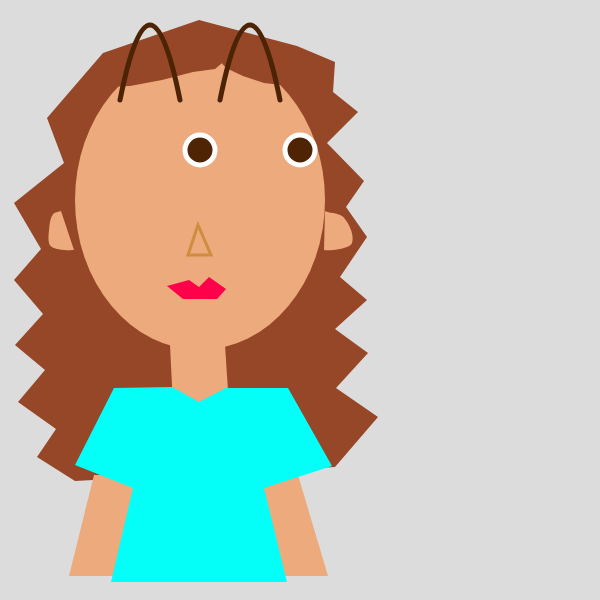
Frame 1 (no input)
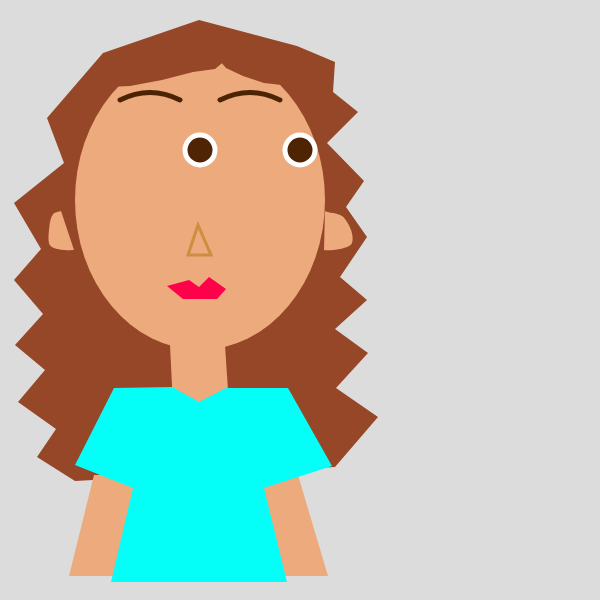
Frame 60 (no input)
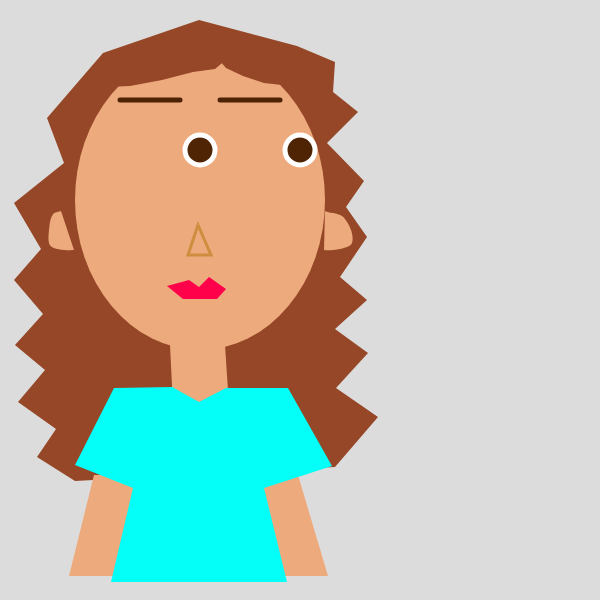
Frame 120 (the mouse pressed at the canvas centre since frame 60)

The p5.js sketch that drew these frames (run headless with seeded random() and noise() and a simulated clock; from frame 60 on, the mouse is pressed at the canvas centre):

// p5.js sketch
// ── sketch.js
let x = 100;
let y = 80;
let eyeX1 = 200;
let eyeX2 = 250;
let eyeY = 150;
let mouthY = 300;
let d = 0;
let mw = 10;
let brow = 0;

function setup() {
  createCanvas(600, 600);
}

function draw() {
  background(220);
  
  //cabello
  noStroke()
  fill(150,71,39)
  beginShape()
  vertex(199, 20) 
vertex(103, 53) 
vertex(47, 118) 
vertex(64, 163) 
vertex(14, 203) 
vertex(41, 249) 
vertex(14, 280) 
vertex(43, 314) 
vertex(15, 345) 
vertex(45, 370) 
vertex(18, 402) 
vertex(56, 429) 
vertex(37, 457) 
vertex(75, 481) 
vertex(335, 467) 
vertex(378, 417) 
vertex(336, 388) 
vertex(368, 353) 
vertex(335, 329) 
vertex(367, 300) 
vertex(340, 277) 
vertex(367, 237) 
vertex(346, 207) 
vertex(364, 181) 
vertex(327, 143) 
vertex(358, 112) 
vertex(333, 92) 
vertex(335, 62) 
vertex(297, 46) 
  endShape()
  
 
  
  //cara
  noStroke()
  fill(237,170,124)
  ellipse(200,200,250,300)
  
   //flequillo
  noStroke()
  fill(150,71,39)
  beginShape()
  vertex(212, 52) 
vertex(226, 68) 
vertex(243, 76) 
vertex(264, 83) 
vertex(291, 86) 
vertex(296, 61) 
vertex(268, 46) 
vertex(216, 29) 
vertex(186, 32) 
vertex(146, 46) 
vertex(111, 61) 
vertex(107, 87) 
vertex(130, 86) 
vertex(162, 80) 
vertex(193, 72) 
vertex(215, 69) 
vertex(228, 58) 
  endShape()
  
   //cuello
  noStroke()
  fill(237,170,124)
  beginShape();
  vertex(170, 345) 
  vertex(173, 406) 
  vertex(229, 406) 
  vertex(225, 345)
  endShape()
  
  //brazos
  noStroke()
  fill(237,170,124)
  beginShape();
  vertex(94, 475) 
vertex(69, 576) 
vertex(328, 576) 
vertex(298, 475)
  endShape()
  
  //cuerpo
  noStroke()
  fill(4,272,248)
  beginShape()
  vertex(174, 388) 
vertex(199, 402) 
vertex(226, 388) 
vertex(288, 388) 
vertex(332, 466) 
vertex(264, 488) 
vertex(287, 582) 
vertex(111, 582) 
vertex(133, 488) 
vertex(75, 465) 
vertex(114, 388) 
vertex(173, 387) 
  endShape()
 
  
  
   //eyes
  fill(78,36,5);
  stroke(255);
  strokeWeight(5);
  ellipse(eyeX1, eyeY, 30);
  ellipse(eyeX1 + 100, eyeY, 30);
  
   noFill();
  stroke(77,35,5);
  bezier(120, 100, 140, brow, 160, brow, 180, 100);
  bezier(220, 100, 240, brow, 260, brow, 280, 100);
  if (mouseY < 150) {
    brow = 90;
  } else {
    brow = 100;
  }

  if (mouseX > 120 && mouseX < 180) {
    eyeX1 = mouseX;
  } else {
    eyeX1 = eyeX1;
  }

  if (mouseY < 200 && mouseY > 150) {
    eyeY = mouseY;
  } else {
    eyeY = eyeY;
  }

  //nariz
   fill(237,170,124);
  stroke(206,141,63)
  strokeWeight(3)
  beginShape(TRIANGLES);
vertex(198, 225);
vertex(211, 255);
vertex(188, 255);
  endShape();
  
  //Labios
  fill (255,0,75);
  noStroke();
  beginShape()
vertex(189, 280) 
vertex(199, 287) 
vertex(209, 277) 
vertex(226, 289) 
vertex(217, 299) 
vertex(183, 299) 
vertex(167, 286)
  endShape()
  //ellipse(196,288,80,8); 
  
  //orejas izquierda
  fill(237,170,124)
  beginShape();
  curveVertex(320, 203) 
  curveVertex(325, 211)
  curveVertex(342, 216)
  curveVertex(351, 230) 
  curveVertex(352, 243) 
  curveVertex(344, 248) 
  curveVertex(333, 250) 
  curveVertex(324, 250) 
  curveVertex(320, 247) 
  endShape();
  
  //oreja derecha
  beginShape();
  curveVertex(100, 203) 
  curveVertex(61, 211) 
  curveVertex(52, 216) 
  curveVertex(49, 230) 
  curveVertex(49, 243) 
  curveVertex(54, 248) 
  curveVertex(64, 250) 
  curveVertex(74, 250) 
  curveVertex(100, 248) 
  endShape()
  
}

function mousePressed(){
  print("vertex(" + mouseX + ", " + mouseY + ")");}
